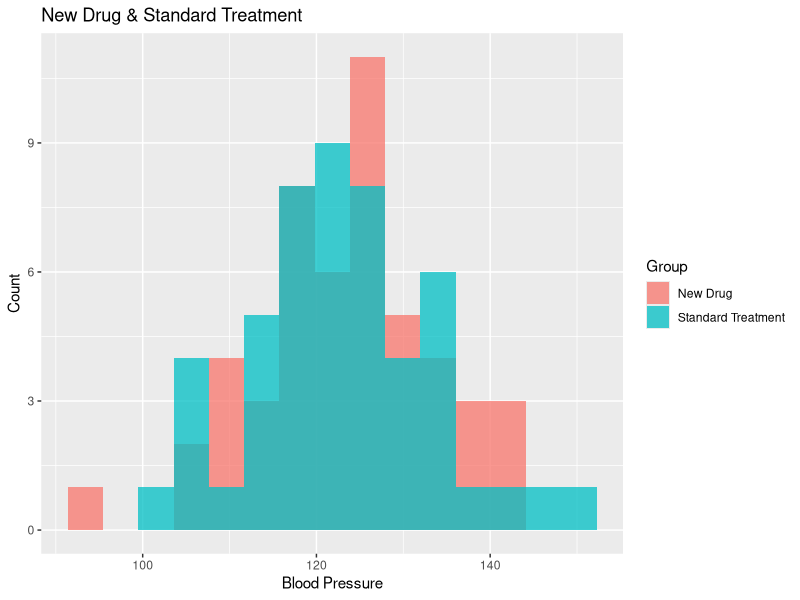

This figure's R source:
## ---- chunk 1
new_drug = rnorm(50, mean = 120, sd = 10)
standard = rnorm(50, mean = 125, sd = 12)
## ---- chunk 2
library(ggplot2)
data = data.frame(
  BloodPressure = c(new_drug, standard),
  Group = factor(rep(c("New Drug", "Standard Treatment"), each = 50))
)
ggplot(
  data, 
  aes(x = BloodPressure, fill = Group)
) + geom_histogram(alpha = .75, position = "identity", bins = 15
) + labs(title = "New Drug & Standard Treatment", x = "Blood Pressure", y = "Count"
)
## ---- chunk 3
t_test_result = t.test(new_drug, standard)
print(t_test_result)
